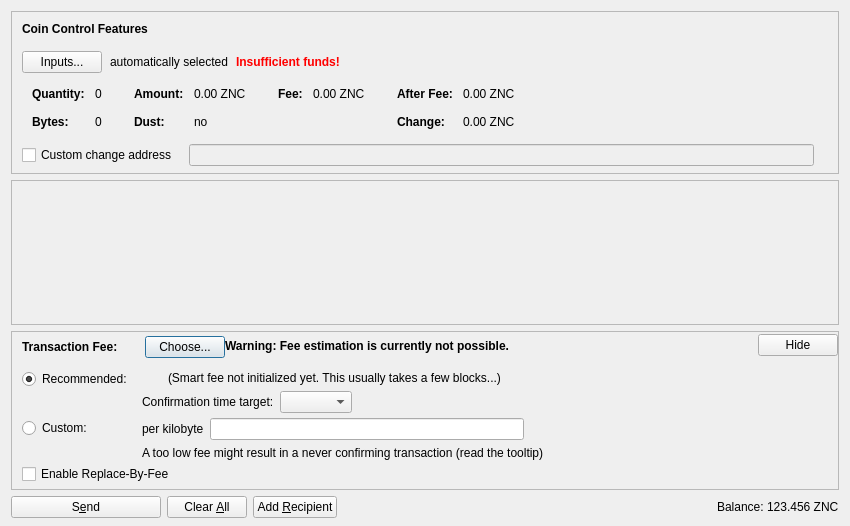
<?xml version="1.0" encoding="UTF-8"?>
<ui version="4.0">
 <class>SendCoinsDialog</class>
 <widget class="QDialog" name="SendCoinsDialog">
  <property name="geometry">
   <rect>
    <x>0</x>
    <y>0</y>
    <width>850</width>
    <height>526</height>
   </rect>
  </property>
  <property name="windowTitle">
   <string>Send Coins</string>
  </property>
  <layout class="QVBoxLayout" name="verticalLayout" stretch="0,1,0,0">
   <property name="bottomMargin">
    <number>8</number>
   </property>
   <item>
    <widget class="QFrame" name="frameCoinControl">
     <property name="sizePolicy">
      <sizepolicy hsizetype="Expanding" vsizetype="Expanding">
       <horstretch>0</horstretch>
       <verstretch>0</verstretch>
      </sizepolicy>
     </property>
     <property name="maximumSize">
      <size>
       <width>16777215</width>
       <height>16777215</height>
      </size>
     </property>
     <property name="frameShape">
      <enum>QFrame::StyledPanel</enum>
     </property>
     <property name="frameShadow">
      <enum>QFrame::Sunken</enum>
     </property>
     <layout class="QVBoxLayout" name="verticalLayoutCoinControl2">
      <property name="spacing">
       <number>0</number>
      </property>
      <property name="leftMargin">
       <number>0</number>
      </property>
      <property name="topMargin">
       <number>0</number>
      </property>
      <property name="rightMargin">
       <number>0</number>
      </property>
      <property name="bottomMargin">
       <number>6</number>
      </property>
      <item>
       <layout class="QVBoxLayout" name="verticalLayoutCoinControl" stretch="0,0,0,0,1">
        <property name="spacing">
         <number>0</number>
        </property>
        <property name="leftMargin">
         <number>10</number>
        </property>
        <property name="topMargin">
         <number>10</number>
        </property>
        <item>
         <layout class="QHBoxLayout" name="horizontalLayoutCoinControl1">
          <property name="bottomMargin">
           <number>15</number>
          </property>
          <item>
           <widget class="QLabel" name="labelCoinControlFeatures">
            <property name="sizePolicy">
             <sizepolicy hsizetype="Preferred" vsizetype="Maximum">
              <horstretch>0</horstretch>
              <verstretch>0</verstretch>
             </sizepolicy>
            </property>
            <property name="font">
             <font>
              <weight>75</weight>
              <bold>true</bold>
             </font>
            </property>
            <property name="styleSheet">
             <string notr="true">font-weight:bold;</string>
            </property>
            <property name="text">
             <string>Coin Control Features</string>
            </property>
           </widget>
          </item>
         </layout>
        </item>
        <item>
         <layout class="QHBoxLayout" name="horizontalLayoutCoinControl2" stretch="0,0,0,0">
          <property name="spacing">
           <number>8</number>
          </property>
          <property name="bottomMargin">
           <number>10</number>
          </property>
          <item>
           <widget class="QPushButton" name="pushButtonCoinControl">
            <property name="styleSheet">
             <string notr="true"/>
            </property>
            <property name="text">
             <string>Inputs...</string>
            </property>
            <property name="autoDefault">
             <bool>false</bool>
            </property>
           </widget>
          </item>
          <item>
           <widget class="QLabel" name="labelCoinControlAutomaticallySelected">
            <property name="text">
             <string>automatically selected</string>
            </property>
            <property name="margin">
             <number>5</number>
            </property>
           </widget>
          </item>
          <item>
           <widget class="QLabel" name="labelCoinControlInsuffFunds">
            <property name="font">
             <font>
              <weight>75</weight>
              <bold>true</bold>
             </font>
            </property>
            <property name="styleSheet">
             <string notr="true">color:red;font-weight:bold;</string>
            </property>
            <property name="text">
             <string>Insufficient funds!</string>
            </property>
            <property name="margin">
             <number>5</number>
            </property>
           </widget>
          </item>
          <item>
           <spacer name="horizontalSpacerCoinControl">
            <property name="orientation">
             <enum>Qt::Horizontal</enum>
            </property>
            <property name="sizeHint" stdset="0">
             <size>
              <width>40</width>
              <height>1</height>
             </size>
            </property>
           </spacer>
          </item>
         </layout>
        </item>
        <item>
         <widget class="QWidget" name="widgetCoinControl" native="true">
          <property name="sizePolicy">
           <sizepolicy hsizetype="Preferred" vsizetype="Preferred">
            <horstretch>0</horstretch>
            <verstretch>0</verstretch>
           </sizepolicy>
          </property>
          <property name="minimumSize">
           <size>
            <width>0</width>
            <height>0</height>
           </size>
          </property>
          <property name="styleSheet">
           <string notr="true"/>
          </property>
          <layout class="QHBoxLayout" name="horizontalLayoutCoinControl5">
           <property name="leftMargin">
            <number>0</number>
           </property>
           <property name="topMargin">
            <number>0</number>
           </property>
           <property name="rightMargin">
            <number>0</number>
           </property>
           <property name="bottomMargin">
            <number>0</number>
           </property>
           <item>
            <layout class="QHBoxLayout" name="horizontalLayoutCoinControl3" stretch="0,0,0,1">
             <property name="spacing">
              <number>20</number>
             </property>
             <property name="topMargin">
              <number>0</number>
             </property>
             <property name="bottomMargin">
              <number>10</number>
             </property>
             <item>
              <layout class="QFormLayout" name="formLayoutCoinControl1">
               <property name="horizontalSpacing">
                <number>10</number>
               </property>
               <property name="verticalSpacing">
                <number>14</number>
               </property>
               <property name="leftMargin">
                <number>10</number>
               </property>
               <property name="topMargin">
                <number>4</number>
               </property>
               <property name="rightMargin">
                <number>6</number>
               </property>
               <item row="0" column="0">
                <widget class="QLabel" name="labelCoinControlQuantityText">
                 <property name="font">
                  <font>
                   <weight>75</weight>
                   <bold>true</bold>
                  </font>
                 </property>
                 <property name="text">
                  <string>Quantity:</string>
                 </property>
                 <property name="margin">
                  <number>0</number>
                 </property>
                </widget>
               </item>
               <item row="0" column="1">
                <widget class="QLabel" name="labelCoinControlQuantity">
                 <property name="cursor">
                  <cursorShape>IBeamCursor</cursorShape>
                 </property>
                 <property name="contextMenuPolicy">
                  <enum>Qt::ActionsContextMenu</enum>
                 </property>
                 <property name="text">
                  <string notr="true">0</string>
                 </property>
                 <property name="margin">
                  <number>0</number>
                 </property>
                 <property name="textInteractionFlags">
                  <set>Qt::LinksAccessibleByMouse|Qt::TextSelectableByKeyboard|Qt::TextSelectableByMouse</set>
                 </property>
                </widget>
               </item>
               <item row="1" column="0">
                <widget class="QLabel" name="labelCoinControlBytesText">
                 <property name="font">
                  <font>
                   <weight>75</weight>
                   <bold>true</bold>
                  </font>
                 </property>
                 <property name="text">
                  <string>Bytes:</string>
                 </property>
                </widget>
               </item>
               <item row="1" column="1">
                <widget class="QLabel" name="labelCoinControlBytes">
                 <property name="cursor">
                  <cursorShape>IBeamCursor</cursorShape>
                 </property>
                 <property name="contextMenuPolicy">
                  <enum>Qt::ActionsContextMenu</enum>
                 </property>
                 <property name="text">
                  <string notr="true">0</string>
                 </property>
                 <property name="textInteractionFlags">
                  <set>Qt::LinksAccessibleByMouse|Qt::TextSelectableByKeyboard|Qt::TextSelectableByMouse</set>
                 </property>
                </widget>
               </item>
              </layout>
             </item>
             <item>
              <layout class="QFormLayout" name="formLayoutCoinControl2">
               <property name="horizontalSpacing">
                <number>10</number>
               </property>
               <property name="verticalSpacing">
                <number>14</number>
               </property>
               <property name="leftMargin">
                <number>6</number>
               </property>
               <property name="topMargin">
                <number>4</number>
               </property>
               <property name="rightMargin">
                <number>6</number>
               </property>
               <item row="0" column="0">
                <widget class="QLabel" name="labelCoinControlAmountText">
                 <property name="font">
                  <font>
                   <weight>75</weight>
                   <bold>true</bold>
                  </font>
                 </property>
                 <property name="text">
                  <string>Amount:</string>
                 </property>
                 <property name="margin">
                  <number>0</number>
                 </property>
                </widget>
               </item>
               <item row="0" column="1">
                <widget class="QLabel" name="labelCoinControlAmount">
                 <property name="cursor">
                  <cursorShape>IBeamCursor</cursorShape>
                 </property>
                 <property name="contextMenuPolicy">
                  <enum>Qt::ActionsContextMenu</enum>
                 </property>
                 <property name="text">
                  <string notr="true">0.00 ZNC</string>
                 </property>
                 <property name="textInteractionFlags">
                  <set>Qt::LinksAccessibleByMouse|Qt::TextSelectableByKeyboard|Qt::TextSelectableByMouse</set>
                 </property>
                </widget>
               </item>
               <item row="1" column="0">
                <widget class="QLabel" name="labelCoinControlLowOutputText">
                 <property name="font">
                  <font>
                   <weight>75</weight>
                   <bold>true</bold>
                  </font>
                 </property>
                 <property name="text">
                  <string>Dust:</string>
                 </property>
                </widget>
               </item>
               <item row="1" column="1">
                <widget class="QLabel" name="labelCoinControlLowOutput">
                 <property name="cursor">
                  <cursorShape>IBeamCursor</cursorShape>
                 </property>
                 <property name="contextMenuPolicy">
                  <enum>Qt::ActionsContextMenu</enum>
                 </property>
                 <property name="text">
                  <string notr="true">no</string>
                 </property>
                 <property name="textInteractionFlags">
                  <set>Qt::LinksAccessibleByMouse|Qt::TextSelectableByKeyboard|Qt::TextSelectableByMouse</set>
                 </property>
                </widget>
               </item>
              </layout>
             </item>
             <item>
              <layout class="QFormLayout" name="formLayoutCoinControl3">
               <property name="horizontalSpacing">
                <number>10</number>
               </property>
               <property name="verticalSpacing">
                <number>14</number>
               </property>
               <property name="leftMargin">
                <number>6</number>
               </property>
               <property name="topMargin">
                <number>4</number>
               </property>
               <property name="rightMargin">
                <number>6</number>
               </property>
               <item row="0" column="0">
                <widget class="QLabel" name="labelCoinControlFeeText">
                 <property name="font">
                  <font>
                   <weight>75</weight>
                   <bold>true</bold>
                  </font>
                 </property>
                 <property name="text">
                  <string>Fee:</string>
                 </property>
                 <property name="margin">
                  <number>0</number>
                 </property>
                </widget>
               </item>
               <item row="0" column="1">
                <widget class="QLabel" name="labelCoinControlFee">
                 <property name="cursor">
                  <cursorShape>IBeamCursor</cursorShape>
                 </property>
                 <property name="contextMenuPolicy">
                  <enum>Qt::ActionsContextMenu</enum>
                 </property>
                 <property name="text">
                  <string notr="true">0.00 ZNC</string>
                 </property>
                 <property name="textInteractionFlags">
                  <set>Qt::LinksAccessibleByMouse|Qt::TextSelectableByKeyboard|Qt::TextSelectableByMouse</set>
                 </property>
                </widget>
               </item>
              </layout>
             </item>
             <item>
              <layout class="QFormLayout" name="formLayoutCoinControl4">
               <property name="horizontalSpacing">
                <number>10</number>
               </property>
               <property name="verticalSpacing">
                <number>14</number>
               </property>
               <property name="leftMargin">
                <number>6</number>
               </property>
               <property name="topMargin">
                <number>4</number>
               </property>
               <property name="rightMargin">
                <number>6</number>
               </property>
               <item row="0" column="0">
                <widget class="QLabel" name="labelCoinControlAfterFeeText">
                 <property name="font">
                  <font>
                   <weight>75</weight>
                   <bold>true</bold>
                  </font>
                 </property>
                 <property name="text">
                  <string>After Fee:</string>
                 </property>
                 <property name="margin">
                  <number>0</number>
                 </property>
                </widget>
               </item>
               <item row="0" column="1">
                <widget class="QLabel" name="labelCoinControlAfterFee">
                 <property name="cursor">
                  <cursorShape>IBeamCursor</cursorShape>
                 </property>
                 <property name="contextMenuPolicy">
                  <enum>Qt::ActionsContextMenu</enum>
                 </property>
                 <property name="text">
                  <string notr="true">0.00 ZNC</string>
                 </property>
                 <property name="textInteractionFlags">
                  <set>Qt::LinksAccessibleByMouse|Qt::TextSelectableByKeyboard|Qt::TextSelectableByMouse</set>
                 </property>
                </widget>
               </item>
               <item row="1" column="0">
                <widget class="QLabel" name="labelCoinControlChangeText">
                 <property name="font">
                  <font>
                   <weight>75</weight>
                   <bold>true</bold>
                  </font>
                 </property>
                 <property name="text">
                  <string>Change:</string>
                 </property>
                </widget>
               </item>
               <item row="1" column="1">
                <widget class="QLabel" name="labelCoinControlChange">
                 <property name="cursor">
                  <cursorShape>IBeamCursor</cursorShape>
                 </property>
                 <property name="contextMenuPolicy">
                  <enum>Qt::ActionsContextMenu</enum>
                 </property>
                 <property name="text">
                  <string notr="true">0.00 ZNC</string>
                 </property>
                 <property name="textInteractionFlags">
                  <set>Qt::LinksAccessibleByMouse|Qt::TextSelectableByKeyboard|Qt::TextSelectableByMouse</set>
                 </property>
                </widget>
               </item>
              </layout>
             </item>
            </layout>
           </item>
          </layout>
         </widget>
        </item>
        <item>
         <layout class="QHBoxLayout" name="horizontalLayoutCoinControl4" stretch="0,0,0">
          <property name="spacing">
           <number>12</number>
          </property>
          <property name="sizeConstraint">
           <enum>QLayout::SetDefaultConstraint</enum>
          </property>
          <property name="topMargin">
           <number>5</number>
          </property>
          <property name="rightMargin">
           <number>5</number>
          </property>
          <item>
           <widget class="QCheckBox" name="checkBoxCoinControlChange">
            <property name="toolTip">
             <string>If this is activated, but the change address is empty or invalid, change will be sent to a newly generated address.</string>
            </property>
            <property name="text">
             <string>Custom change address</string>
            </property>
           </widget>
          </item>
          <item>
           <widget class="QValidatedLineEdit" name="lineEditCoinControlChange">
            <property name="enabled">
             <bool>false</bool>
            </property>
            <property name="sizePolicy">
             <sizepolicy hsizetype="Expanding" vsizetype="Fixed">
              <horstretch>0</horstretch>
              <verstretch>0</verstretch>
             </sizepolicy>
            </property>
           </widget>
          </item>
          <item>
           <widget class="QLabel" name="labelCoinControlChangeLabel">
            <property name="sizePolicy">
             <sizepolicy hsizetype="Preferred" vsizetype="Expanding">
              <horstretch>0</horstretch>
              <verstretch>0</verstretch>
             </sizepolicy>
            </property>
            <property name="minimumSize">
             <size>
              <width>0</width>
              <height>0</height>
             </size>
            </property>
            <property name="text">
             <string/>
            </property>
            <property name="margin">
             <number>3</number>
            </property>
           </widget>
          </item>
         </layout>
        </item>
        <item>
         <spacer name="verticalSpacerCoinControl">
          <property name="orientation">
           <enum>Qt::Vertical</enum>
          </property>
          <property name="sizeHint" stdset="0">
           <size>
            <width>800</width>
            <height>1</height>
           </size>
          </property>
         </spacer>
        </item>
       </layout>
      </item>
     </layout>
    </widget>
   </item>
   <item>
    <widget class="QScrollArea" name="scrollArea">
     <property name="widgetResizable">
      <bool>true</bool>
     </property>
     <widget class="QWidget" name="scrollAreaWidgetContents">
      <property name="geometry">
       <rect>
        <x>0</x>
        <y>0</y>
        <width>830</width>
        <height>104</height>
       </rect>
      </property>
      <layout class="QVBoxLayout" name="verticalLayout_2" stretch="0,1">
       <property name="leftMargin">
        <number>0</number>
       </property>
       <property name="topMargin">
        <number>0</number>
       </property>
       <property name="rightMargin">
        <number>0</number>
       </property>
       <property name="bottomMargin">
        <number>0</number>
       </property>
       <item>
        <layout class="QVBoxLayout" name="entries">
         <property name="spacing">
          <number>6</number>
         </property>
        </layout>
       </item>
       <item>
        <spacer name="verticalSpacer">
         <property name="orientation">
          <enum>Qt::Vertical</enum>
         </property>
         <property name="sizeHint" stdset="0">
          <size>
           <width>20</width>
           <height>40</height>
          </size>
         </property>
        </spacer>
       </item>
      </layout>
     </widget>
    </widget>
   </item>
   <item>
    <widget class="QFrame" name="frameFee">
     <property name="sizePolicy">
      <sizepolicy hsizetype="Expanding" vsizetype="Expanding">
       <horstretch>0</horstretch>
       <verstretch>0</verstretch>
      </sizepolicy>
     </property>
     <property name="maximumSize">
      <size>
       <width>16777215</width>
       <height>16777215</height>
      </size>
     </property>
     <property name="frameShape">
      <enum>QFrame::StyledPanel</enum>
     </property>
     <property name="frameShadow">
      <enum>QFrame::Sunken</enum>
     </property>
     <layout class="QVBoxLayout" name="verticalLayoutFee1">
      <property name="spacing">
       <number>0</number>
      </property>
      <property name="leftMargin">
       <number>0</number>
      </property>
      <property name="topMargin">
       <number>0</number>
      </property>
      <property name="rightMargin">
       <number>0</number>
      </property>
      <property name="bottomMargin">
       <number>0</number>
      </property>
      <item>
       <layout class="QVBoxLayout" name="verticalLayoutFee2" stretch="0,0,0">
        <property name="spacing">
         <number>0</number>
        </property>
        <property name="leftMargin">
         <number>10</number>
        </property>
        <property name="topMargin">
         <number>0</number>
        </property>
        <item>
         <layout class="QHBoxLayout" name="horizontalLayoutFee1">
          <property name="bottomMargin">
           <number>0</number>
          </property>
          <item>
           <layout class="QVBoxLayout" name="verticalLayoutFee7">
            <property name="spacing">
             <number>0</number>
            </property>
            <item>
             <spacer name="verticalSpacerSmartFee">
              <property name="orientation">
               <enum>Qt::Vertical</enum>
              </property>
              <property name="sizeType">
               <enum>QSizePolicy::Fixed</enum>
              </property>
              <property name="sizeHint" stdset="0">
               <size>
                <width>1</width>
                <height>4</height>
               </size>
              </property>
             </spacer>
            </item>
            <item>
             <layout class="QHBoxLayout" name="horizontalLayoutSmartFee">
              <property name="spacing">
               <number>10</number>
              </property>
              <item>
               <widget class="QLabel" name="labelFeeHeadline">
                <property name="sizePolicy">
                 <sizepolicy hsizetype="Preferred" vsizetype="Maximum">
                  <horstretch>0</horstretch>
                  <verstretch>0</verstretch>
                 </sizepolicy>
                </property>
                <property name="font">
                 <font>
                  <weight>75</weight>
                  <bold>true</bold>
                 </font>
                </property>
                <property name="styleSheet">
                 <string notr="true">font-weight:bold;</string>
                </property>
                <property name="text">
                 <string>Transaction Fee:</string>
                </property>
               </widget>
              </item>
              <item>
               <widget class="QLabel" name="labelFeeMinimized">
                <property name="text">
                 <string/>
                </property>
               </widget>
              </item>
              <item>
               <widget class="QPushButton" name="buttonChooseFee">
                <property name="text">
                 <string>Choose...</string>
                </property>
               </widget>
              </item>
             </layout>
            </item>
            <item>
             <spacer name="verticalSpacer_5">
              <property name="orientation">
               <enum>Qt::Vertical</enum>
              </property>
              <property name="sizeHint" stdset="0">
               <size>
                <width>1</width>
                <height>1</height>
               </size>
              </property>
             </spacer>
            </item>
           </layout>
          </item>
          <item>
           <widget class="QLabel" name="fallbackFeeWarningLabel">
            <property name="toolTip">
             <string>Using the fallbackfee can result in sending a transaction that will take several hours or days (or never) to confirm. Consider choosing your fee manually or wait until you have validated the complete chain.</string>
            </property>
            <property name="font">
            <font>
                <weight>75</weight>
                <bold>true</bold>
            </font>
            </property>
            <property name="text">
             <string>Warning: Fee estimation is currently not possible.</string>
            </property>
            <property name="wordWrap">
             <bool>false</bool>
            </property>
           </widget>
          </item>
          <item>
           <spacer name="horizontalSpacer_4">
            <property name="orientation">
             <enum>Qt::Horizontal</enum>
            </property>
            <property name="sizeType">
             <enum>QSizePolicy::MinimumExpanding</enum>
            </property>
            <property name="sizeHint" stdset="0">
             <size>
              <width>40</width>
              <height>20</height>
             </size>
            </property>
           </spacer>
          </item>
          <item>
           <widget class="QPushButton" name="buttonMinimizeFee">
            <property name="toolTip">
             <string>Hide transaction fee settings</string>
            </property>
            <property name="text">
             <string>Hide</string>
            </property>
           </widget>
          </item>
         </layout>
        </item>
        <item>
         <widget class="QFrame" name="frameFeeSelection">
          <layout class="QVBoxLayout" name="verticalLayoutFee12">
           <property name="spacing">
            <number>0</number>
           </property>
           <property name="leftMargin">
            <number>0</number>
           </property>
           <property name="topMargin">
            <number>0</number>
           </property>
           <property name="rightMargin">
            <number>0</number>
           </property>
           <property name="bottomMargin">
            <number>0</number>
           </property>
           <item>
            <layout class="QGridLayout" name="gridLayoutFee">
             <property name="topMargin">
              <number>10</number>
             </property>
             <property name="bottomMargin">
              <number>4</number>
             </property>
             <property name="horizontalSpacing">
              <number>10</number>
             </property>
             <property name="verticalSpacing">
              <number>4</number>
             </property>
             <item row="1" column="1">
              <layout class="QVBoxLayout" name="verticalLayoutFee8">
               <property name="spacing">
                <number>6</number>
               </property>
               <item>
                <layout class="QHBoxLayout" name="horizontalLayoutFee13">
                 <item>
                  <widget class="QLabel" name="labelCustomPerKilobyte">
                   <property name="toolTip">
                    <string>Specify a custom fee per kB (1,000 bytes) of the transaction's virtual size.

Note:  Since the fee is calculated on a per-byte basis, a fee of "100 satoshis per kB" for a transaction size of 500 bytes (half of 1 kB) would ultimately yield a fee of only 50 satoshis.</string>
                   </property>
                   <property name="text">
                    <string>per kilobyte</string>
                   </property>
                  </widget>
                 </item>
                 <item>
                  <widget class="ZenacoinAmountField" name="customFee"/>
                 </item>
                 <item>
                  <spacer name="horizontalSpacer_6">
                   <property name="orientation">
                    <enum>Qt::Horizontal</enum>
                   </property>
                   <property name="sizeHint" stdset="0">
                    <size>
                     <width>1</width>
                     <height>1</height>
                    </size>
                   </property>
                  </spacer>
                 </item>
                </layout>
               </item>
               <item>
                <layout class="QHBoxLayout" name="horizontalLayoutFee8">
                 <item>
                  <widget class="QLabel" name="labelCustomFeeWarning">
                   <property name="enabled">
                    <bool>true</bool>
                   </property>
                   <property name="toolTip">
                    <string>When there is less transaction volume than space in the blocks, miners as well as relaying nodes may enforce a minimum fee. Paying only this minimum fee is just fine, but be aware that this can result in a never confirming transaction once there is more demand for zenacoin transactions than the network can process.</string>
                   </property>
                   <property name="text">
                    <string>A too low fee might result in a never confirming transaction (read the tooltip)</string>
                   </property>
                  </widget>
                 </item>
                 <item>
                  <spacer name="horizontalSpacer_2">
                   <property name="orientation">
                    <enum>Qt::Horizontal</enum>
                   </property>
                   <property name="sizeHint" stdset="0">
                    <size>
                     <width>1</width>
                     <height>1</height>
                    </size>
                   </property>
                  </spacer>
                 </item>
                </layout>
               </item>
              </layout>
             </item>
             <item row="0" column="0">
              <layout class="QVBoxLayout" name="verticalLayoutFee4" stretch="0,1">
               <item>
                <widget class="QRadioButton" name="radioSmartFee">
                 <property name="text">
                  <string>Recommended:</string>
                 </property>
                 <property name="checked">
                  <bool>true</bool>
                 </property>
                 <attribute name="buttonGroup">
                  <string notr="true">groupFee</string>
                 </attribute>
                </widget>
               </item>
               <item>
                <spacer name="verticalSpacer_2">
                 <property name="orientation">
                  <enum>Qt::Vertical</enum>
                 </property>
                 <property name="sizeHint" stdset="0">
                  <size>
                   <width>1</width>
                   <height>1</height>
                  </size>
                 </property>
                </spacer>
               </item>
              </layout>
             </item>
             <item row="1" column="0">
              <layout class="QVBoxLayout" name="verticalLayoutFee9" stretch="0,1">
               <item>
                <widget class="QRadioButton" name="radioCustomFee">
                 <property name="text">
                  <string>Custom:</string>
                 </property>
                 <attribute name="buttonGroup">
                  <string notr="true">groupFee</string>
                 </attribute>
                </widget>
               </item>
               <item>
                <spacer name="verticalSpacer_6">
                 <property name="orientation">
                  <enum>Qt::Vertical</enum>
                 </property>
                 <property name="sizeHint" stdset="0">
                  <size>
                   <width>1</width>
                   <height>1</height>
                  </size>
                 </property>
                </spacer>
               </item>
              </layout>
             </item>
             <item row="0" column="1">
              <layout class="QVBoxLayout" name="verticalLayoutFee3" stretch="0,0,1">
               <property name="spacing">
                <number>6</number>
               </property>
               <property name="topMargin">
                <number>2</number>
               </property>
               <item>
                <layout class="QHBoxLayout" name="horizontalLayoutFee12">
                 <item>
                  <widget class="QLabel" name="labelSmartFee">
                   <property name="text">
                    <string/>
                   </property>
                  </widget>
                 </item>
                 <item>
                  <widget class="QLabel" name="labelFeeEstimation">
                   <property name="text">
                    <string/>
                   </property>
                  </widget>
                 </item>
                 <item>
                  <widget class="QLabel" name="labelSmartFee2">
                   <property name="text">
                    <string>(Smart fee not initialized yet. This usually takes a few blocks...)</string>
                   </property>
                  </widget>
                 </item>
                 <item>
                  <spacer name="horizontalSpacer_5">
                   <property name="orientation">
                    <enum>Qt::Horizontal</enum>
                   </property>
                   <property name="sizeHint" stdset="0">
                    <size>
                     <width>1</width>
                     <height>1</height>
                    </size>
                   </property>
                  </spacer>
                 </item>
                </layout>
               </item>
               <item>
                <layout class="QHBoxLayout" name="horizontalLayoutFee9">
                 <item>
                  <layout class="QVBoxLayout" name="verticalLayoutFee6">
                   <item>
                    <widget class="QLabel" name="labelSmartFee3">
                     <property name="text">
                      <string>Confirmation time target:</string>
                     </property>
                    </widget>
                   </item>
                  </layout>
                 </item>
                 <item>
                  <layout class="QVBoxLayout" name="verticalLayoutFee5">
                   <property name="rightMargin">
                    <number>30</number>
                   </property>
                   <item>
                    <layout class="QHBoxLayout" name="horizontalLayoutConfTarget">
                     <property name="bottomMargin">
                      <number>0</number>
                     </property>
                     <item>
                      <widget class="QComboBox" name="confTargetSelector"/>
                     </item>
                     <item>
                      <spacer name="horizontalSpacerConfTarget">
                       <property name="orientation">
                        <enum>Qt::Horizontal</enum>
                       </property>
                       <property name="sizeHint" stdset="0">
                        <size>
                         <width>40</width>
                         <height>20</height>
                        </size>
                       </property>
                      </spacer>
                     </item>
                    </layout>
                   </item>
                  </layout>
                 </item>
                </layout>
               </item>
               <item>
                <spacer name="verticalSpacer_4">
                 <property name="orientation">
                  <enum>Qt::Vertical</enum>
                 </property>
                 <property name="sizeHint" stdset="0">
                  <size>
                   <width>1</width>
                   <height>1</height>
                  </size>
                 </property>
                </spacer>
               </item>
              </layout>
             </item>
            </layout>
           </item>
           <item>
            <widget class="QCheckBox" name="optInRBF">
             <property name="text">
              <string>Enable Replace-By-Fee</string>
             </property>
             <property name="toolTip">
              <string>With Replace-By-Fee (BIP-125) you can increase a transaction's fee after it is sent. Without this, a higher fee may be recommended to compensate for increased transaction delay risk.</string>
             </property>
            </widget>
           </item>
          </layout>
         </widget>
        </item>
        <item>
         <spacer name="verticalSpacerFee">
          <property name="orientation">
           <enum>Qt::Vertical</enum>
          </property>
          <property name="sizeHint" stdset="0">
           <size>
            <width>40</width>
            <height>5</height>
           </size>
          </property>
         </spacer>
        </item>
       </layout>
      </item>
     </layout>
    </widget>
   </item>
   <item>
    <layout class="QHBoxLayout" name="horizontalLayout">
     <item>
      <widget class="QPushButton" name="sendButton">
       <property name="minimumSize">
        <size>
         <width>150</width>
         <height>0</height>
        </size>
       </property>
       <property name="toolTip">
        <string>Confirm the send action</string>
       </property>
       <property name="text">
        <string>S&amp;end</string>
       </property>
       <property name="icon">
        <iconset resource="../zenacoin.qrc">
         <normaloff>:/icons/send</normaloff>:/icons/send</iconset>
       </property>
       <property name="autoDefault">
        <bool>false</bool>
       </property>
       <property name="default">
        <bool>false</bool>
       </property>
      </widget>
     </item>
     <item>
      <widget class="QPushButton" name="clearButton">
       <property name="sizePolicy">
        <sizepolicy hsizetype="Minimum" vsizetype="Fixed">
         <horstretch>0</horstretch>
         <verstretch>0</verstretch>
        </sizepolicy>
       </property>
       <property name="toolTip">
        <string>Clear all fields of the form.</string>
       </property>
       <property name="text">
        <string>Clear &amp;All</string>
       </property>
       <property name="icon">
        <iconset resource="../zenacoin.qrc">
         <normaloff>:/icons/remove</normaloff>:/icons/remove</iconset>
       </property>
       <property name="autoDefault">
        <bool>false</bool>
       </property>
      </widget>
     </item>
     <item>
      <widget class="QPushButton" name="addButton">
       <property name="toolTip">
        <string>Send to multiple recipients at once</string>
       </property>
       <property name="text">
        <string>Add &amp;Recipient</string>
       </property>
       <property name="icon">
        <iconset resource="../zenacoin.qrc">
         <normaloff>:/icons/add</normaloff>:/icons/add</iconset>
       </property>
       <property name="autoDefault">
        <bool>false</bool>
       </property>
      </widget>
     </item>
     <item>
      <spacer name="horizontalSpacer">
       <property name="orientation">
        <enum>Qt::Horizontal</enum>
       </property>
       <property name="sizeHint" stdset="0">
        <size>
         <width>40</width>
         <height>20</height>
        </size>
       </property>
      </spacer>
     </item>
     <item>
      <layout class="QHBoxLayout" name="horizontalLayout_2">
       <property name="spacing">
        <number>3</number>
       </property>
       <item>
        <widget class="QLabel" name="labelBalanceName">
         <property name="sizePolicy">
          <sizepolicy hsizetype="Preferred" vsizetype="Fixed">
           <horstretch>0</horstretch>
           <verstretch>0</verstretch>
          </sizepolicy>
         </property>
         <property name="text">
          <string>Balance:</string>
         </property>
        </widget>
       </item>
       <item>
        <widget class="QLabel" name="labelBalance">
         <property name="sizePolicy">
          <sizepolicy hsizetype="Preferred" vsizetype="Fixed">
           <horstretch>0</horstretch>
           <verstretch>0</verstretch>
          </sizepolicy>
         </property>
         <property name="cursor">
          <cursorShape>IBeamCursor</cursorShape>
         </property>
         <property name="text">
          <string notr="true">123.456 ZNC</string>
         </property>
         <property name="textInteractionFlags">
          <set>Qt::LinksAccessibleByMouse|Qt::TextSelectableByKeyboard|Qt::TextSelectableByMouse</set>
         </property>
        </widget>
       </item>
      </layout>
     </item>
    </layout>
   </item>
  </layout>
 </widget>
 <customwidgets>
  <customwidget>
   <class>QValidatedLineEdit</class>
   <extends>QLineEdit</extends>
   <header>qt/qvalidatedlineedit.h</header>
  </customwidget>
  <customwidget>
   <class>ZenacoinAmountField</class>
   <extends>QLineEdit</extends>
   <header>qt/zenacoinamountfield.h</header>
   <container>1</container>
  </customwidget>
 </customwidgets>
 <resources>
  <include location="../zenacoin.qrc"/>
 </resources>
 <connections/>
 <buttongroups>
  <buttongroup name="groupFee"/>
 </buttongroups>
</ui>
